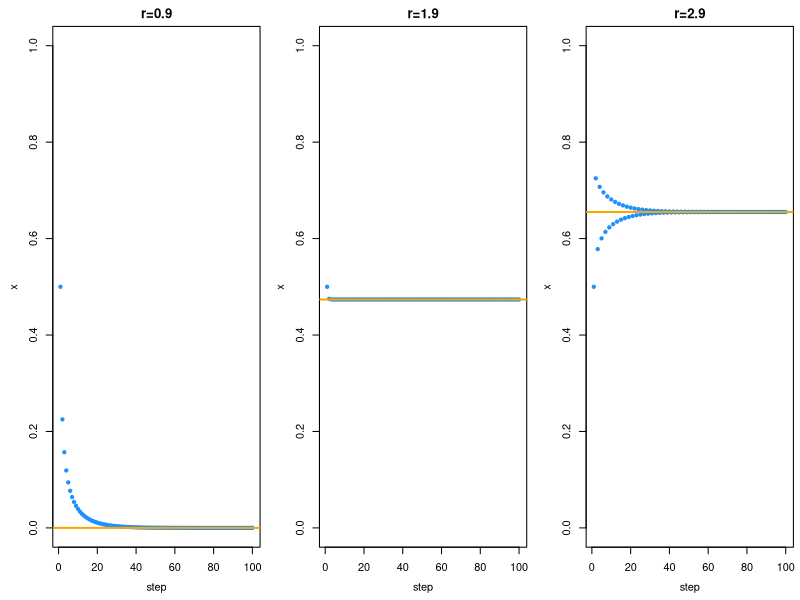
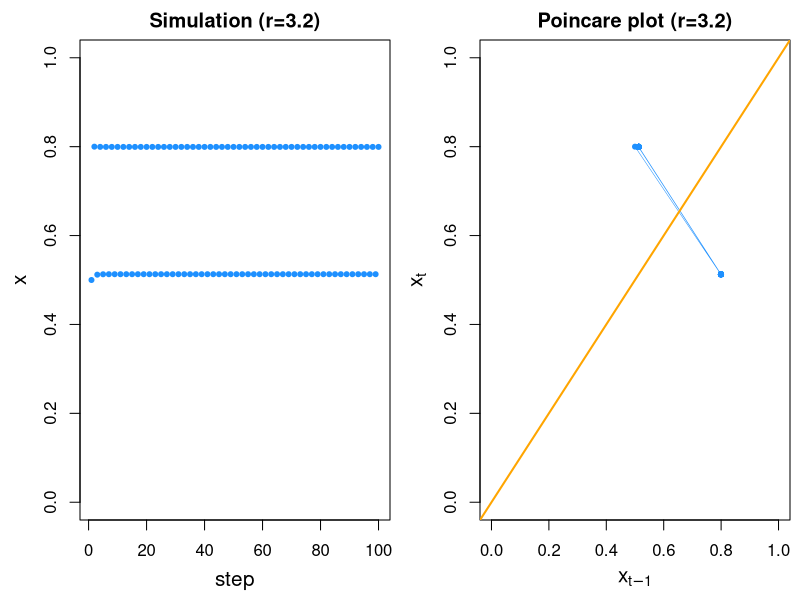
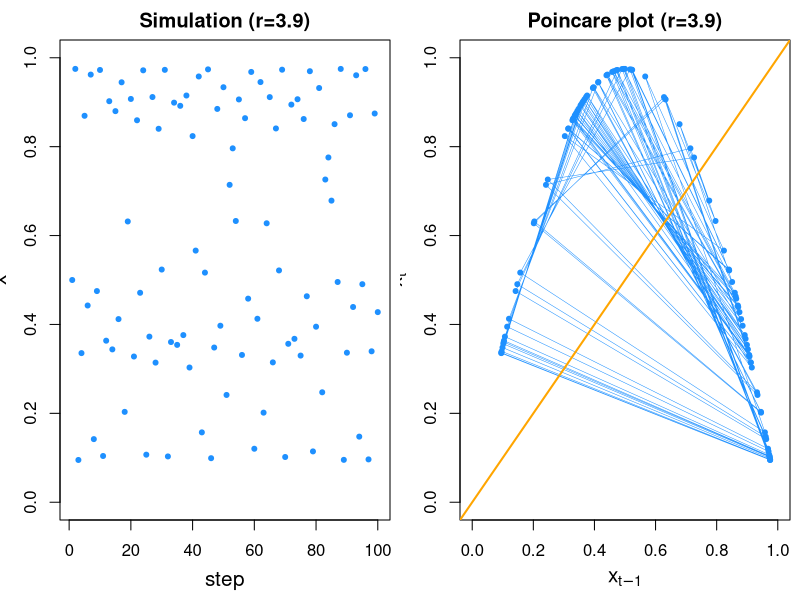
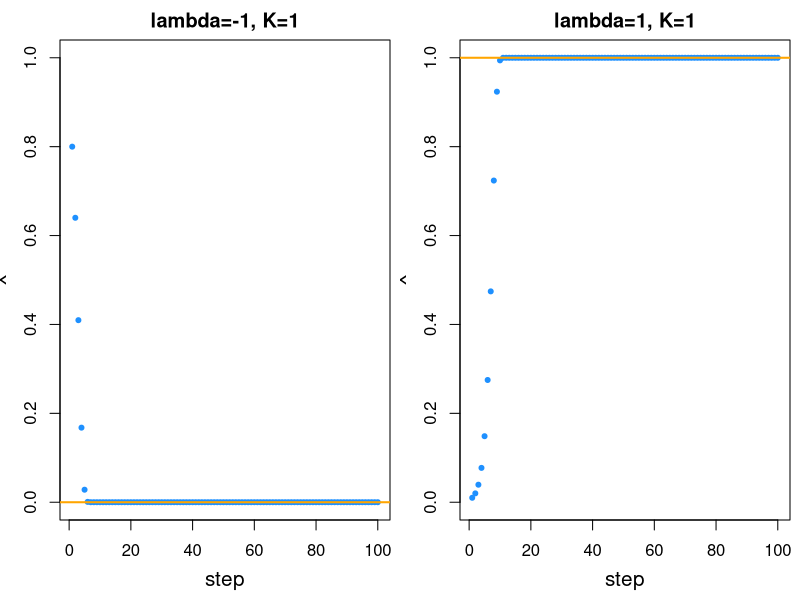

These charts were generated, in order, by the following R code:
## ---- chunk 1
sessionInfo()
## ---- chunk 2
library(foreach)
library(ggplot2)
## ---- chunk 3
sim_diffeq <- function(ini, r, steps=100) {
  x <- rep(0, steps)
  x[1] <- ini
  foreach (i=2:steps) %do% {
    x[i] <- r * x[i - 1] * (1 - x[i - 1])
  }
  return(x)
}
## ---- chunk 4
sim1 <- sim_diffeq(0.5, 0.9)
sim2 <- sim_diffeq(0.5, 1.9)
sim3 <- sim_diffeq(0.5, 2.9)
## ---- chunk 5
par(mar = c(4, 4, 2, 0.5))
par(mgp = c(2.5, 1, 0))
# par(cex.lab = 1.25)
par(mfrow=c(1,3))
plot(sim1,
     xlab = "step",
     ylab = "x",
     main = "r=0.9",
     col = "dodgerblue",
     pch = 20,
     ylim = c(0,1)
)
abline(h = 0, col = "orange", lwd=2)

plot(sim2,
     xlab = "step",
     ylab = "x",
     main = "r=1.9",
     col = "dodgerblue",
     pch = 20,
     ylim = c(0,1)
)
abline(h = 9/19, col = "orange", lwd=2)

plot(sim3,
     xlab = "step",
     ylab = "x",
     main = "r=2.9",
     col = "dodgerblue",
     pch = 20,
     ylim = c(0,1)
)
abline(h = 19/29, col = "orange", lwd=2)
## ---- chunk 6
par(mar = c(4, 4, 2, 0.5))
par(mgp = c(2.5, 1, 0))
par(cex.lab = 1.25)
par(mfrow=c(1,2))

sim4 <- sim_diffeq(0.5, 3.2)

xstm1 <- sim4[-length(sim4)]
xst <- sim4[-1]

plot(sim4,
     xlab = "step",
     ylab = "x",
     main = "Simulation (r=3.2)",
     col = "dodgerblue",
     pch = 20,
     ylim = c(0,1)
)

# Poincare
plot(xstm1,
     xst,
     xlab = expression(x[t-1]),
     ylab = expression(x[t]),
     main = "Poincare plot (r=3.2)",
     col = "dodgerblue",
     pch = 20,
     xlim = c(0,1),
     ylim = c(0,1)
)
lines(xstm1, xst, col = "dodgerblue", lwd=0.5)
abline(b = 1, a = 0, col = "orange", lwd =2)
## ---- chunk 7
par(mar = c(4, 3, 2, 0.5))
par(mgp = c(2.5, 1, 0))
par(cex.lab = 1.25)
par(mfrow=c(1,2))

sim4 <- sim_diffeq(0.5, 3.9)

xstm1 <- sim4[-length(sim4)]
xst <- sim4[-1]

plot(sim4,
     xlab = "step",
     ylab = "x",
     main = "Simulation (r=3.9)",
     col = "dodgerblue",
     pch = 20,
     ylim = c(0,1)
)

# Poincare
plot(xstm1,
     xst,
     xlab = expression(x[t-1]),
     ylab = expression(x[t]),
     main = "Poincare plot (r=3.9)",
     col = "dodgerblue",
     pch = 20,
     xlim = c(0,1),
     ylim = c(0,1)
)
lines(xstm1, xst, col = "dodgerblue", lwd=0.5)
abline(b = 1, a = 0, col = "orange", lwd =2)
## ---- chunk 8
logistic_sim <- function (ini, lambda, K, steps=100) {
  x <- rep(0, steps)
  x[1] <- ini
  foreach (i=2:steps) %do% {
    x[i] <- lambda * x[i-1] * (1 - (x[i-1])/K) + x[i-1]
  }
  return(x)
}
## ---- chunk 9
par(mar = c(4, 3, 2, 0.5))
par(mgp = c(2.5, 1, 0))
par(cex.lab = 1.25)
par(mfrow=c(1,2))

x_logistic_1 <- logistic_sim(
  0.8,
  lambda = -1,
  K = 1
)

x_logistic_2 <- logistic_sim(
  0.01,
  lambda = 1,
  K = 1
)

plot(x_logistic_1,
     xlab = "step",
     ylab = "x",
     main = "lambda=-1, K=1",
     col = "dodgerblue",
     pch = 20,
     ylim = c(0,1)
)
abline(h = 0, col = "orange", lwd=2)

plot(x_logistic_2,
     xlab = "step",
     ylab = "x",
     main = "lambda=1, K=1",
     col = "dodgerblue",
     pch = 20,
     ylim = c(0,1)
)
abline(h = 1, col = "orange", lwd=2)
